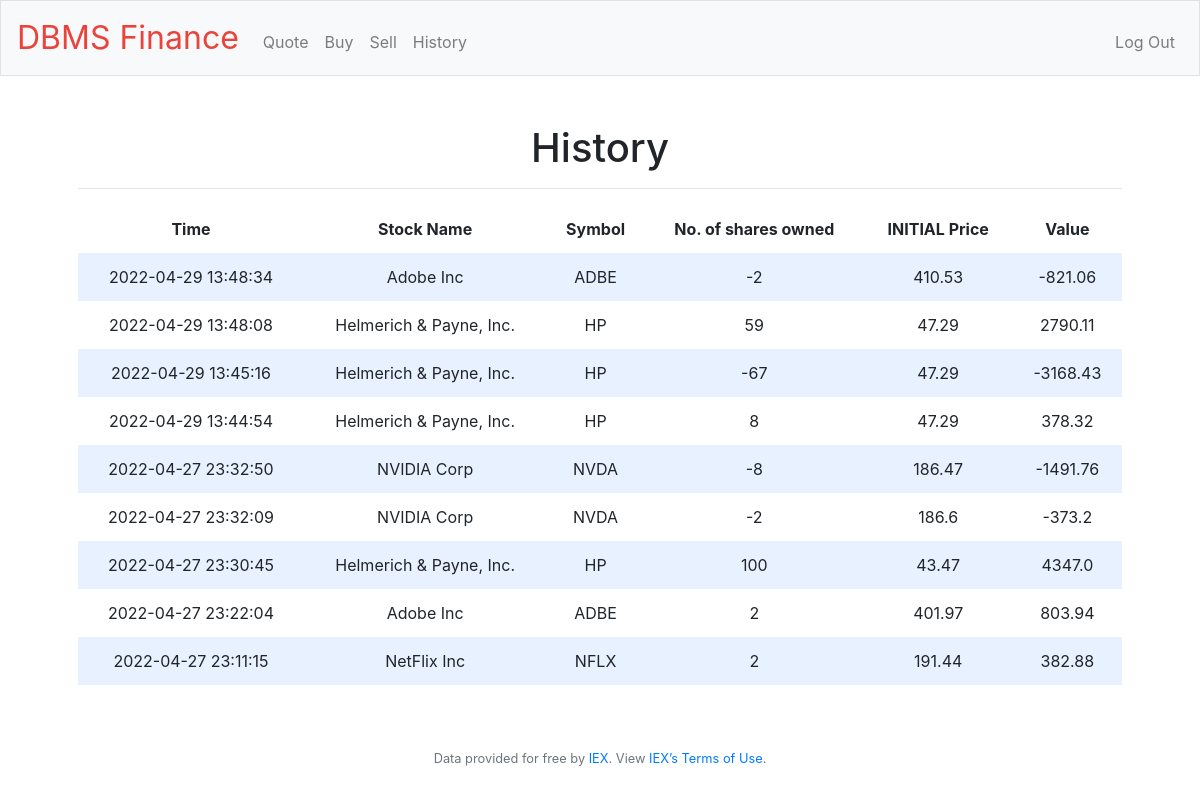
Screenshot of /history (signed in) with the database file from the repository.
### tables this page shows
CREATE TABLE "usershares" (
	"userid"	INTEGER,
	"count"	INTEGER,
	"time"	TEXT,
	"symbol"	TEXT,
	FOREIGN KEY("symbol") REFERENCES "stocknames"("stocksymbol"),
	FOREIGN KEY("userid") REFERENCES "users"("id")
);

CREATE TABLE "stocknames" (
	"stocksymbol"	TEXT NOT NULL UNIQUE,
	"stockname"	TEXT NOT NULL,
	PRIMARY KEY("stocksymbol")
);

CREATE TABLE "stockcosts" (
	"stock_symbol"	TEXT,
	"buy_time"	TEXT,
	"cost"	INTEGER,
	FOREIGN KEY("stock_symbol") REFERENCES "stocknames"("stocksymbol")
);

### app.py (the view)
@app.route("/history")
@login_required
def history():
    history = db.execute("""SELECT * FROM usershares
                            join stocknames on usershares.symbol = stocknames.stocksymbol
                            join stockcosts on usershares.symbol = stockcosts.stock_symbol AND usershares.time = stockcosts.buy_time
                            WHERE userid = ? ORDER BY time DESC""", session["user_id"])
    return render_template("history.html", history = history)

### app.py (called while the page is built)
@app.after_request
def after_request(response):
    response.headers["Cache-Control"] = "no-cache, no-store, must-revalidate"
    response.headers["Expires"] = 0
    response.headers["Pragma"] = "no-cache"
    return response

### helpers.py (called while the page is built)
def login_required(f):
    @wraps(f)
    def decorated_function(*args, **kwargs):
        if session.get("user_id") is None:
            return redirect("/login")
        return f(*args, **kwargs)
    return decorated_function

### templates/history.html (shortened to what this page needs)
{% extends "layout.html" %}
{% block main %}
    <h1>History</h1>
                <table>
                    <thead>
                        <tr>
                            <th>Time</th>
                            <th>Stock Name</th>
                            <th>Symbol</th>
                            <th>No. of shares owned</th>
                            <th>INITIAL Price</th>
                            <th>Value</th>
                        </tr>
                        <hr>
                    </thead>
                    <tbody>
                        {% for row in history%}
                            <tr>
                                <td>{{row["time"]}}</td>
                                <td>{{row["stockname"]}}</td>
                                <td>{{row["symbol"]}}</td>
                                <td>{{row["count"]}}</td>
                                <td>{{row["cost"]}}</td>
                                <td>{{row["cost"]*row["count"]}}</td>
                            </tr>
                        {% endfor%}
                    </tbody>
                </table>
{% endblock %}

### templates/layout.html (shortened to what this page needs)
<!DOCTYPE html>
<html lang="en">
    <head>
        <link rel="stylesheet" href="https://cdn.jsdelivr.net/npm/bootstrap@4.5.3/dist/css/bootstrap.min.css">
        <link href="/static/styles.css" rel="stylesheet">
    </head>
    <body>
        <nav class="navbar navbar-expand-md navbar-light bg-light border">
            <a class="navbar-brand" href="/"><span class="red">DBMS</span> <span class="red">Finance</span></a>
            <div class="collapse navbar-collapse" id="navbar">
                {% if session.user_id %}
                    <ul class="navbar-nav mr-auto mt-2">
                        <li class="nav-item"><a class="nav-link" href="/quote">Quote</a></li>
                        <li class="nav-item"><a class="nav-link" href="/buy">Buy</a></li>
                        <li class="nav-item"><a class="nav-link" href="/sell">Sell</a></li>
                        <li class="nav-item"><a class="nav-link" href="/history">History</a></li>
                    </ul>
                    <ul class="navbar-nav ml-auto mt-2">
                        <li class="nav-item"><a class="nav-link" href="/logout">Log Out</a></li>
                    </ul>
                {% else %}
                    <ul class="navbar-nav ml-auto mt-2">
                        <li class="nav-item"><a class="nav-link" href="/register">Register</a></li>
                        <li class="nav-item"><a class="nav-link" href="/login">Log In</a></li>
                    </ul>
                {% endif %}
            </div>
        </nav>
        <main class="container p-5">
            {% block main %}{% endblock %}
        </main>
        <footer class="small text-center text-muted">
            Data provided for free by <a href="https://iextrading.com/developer">IEX</a>. View <a href="https://iextrading.com/api-exhibit-a/">IEX’s Terms of Use</a>.
        </footer>
    </body>
</html>

### static/styles.css (style rules this page uses)
nav .navbar-brand { font-size: xx-large; }
nav .navbar-brand .red { color: #ea433b; }
main { overflow-x: auto; text-align: center; }
table { background-color: transparent; margin-bottom: 1rem; width: 100%; }
table th, table td { padding: 0.75rem; vertical-align: middle; }
tbody tr:nth-of-type(odd) { background-color: rgb(179, 208, 255, 0.3) }

### rows the page displays
usershares: time "2022-04-29 13:48:34", stockname "Adobe Inc", symbol "ADBE", count "-2", cost "410.53", row['cost']*row['count'] "-821.06"
usershares: time "2022-04-29 13:48:08", stockname "Helmerich & Payne, Inc.", symbol "HP", count "59", cost "47.29", row['cost']*row['count'] "2790.11"
usershares: time "2022-04-29 13:45:16", stockname "Helmerich & Payne, Inc.", symbol "HP", count "-67", cost "47.29", row['cost']*row['count'] "-3168.43"
usershares: time "2022-04-29 13:44:54", stockname "Helmerich & Payne, Inc.", symbol "HP", count "8", cost "47.29", row['cost']*row['count'] "378.32"
usershares: time "2022-04-27 23:32:50", stockname "NVIDIA Corp", symbol "NVDA", count "-8", cost "186.47", row['cost']*row['count'] "-1491.76"
usershares: time "2022-04-27 23:32:09", stockname "NVIDIA Corp", symbol "NVDA", count "-2", cost "186.6", row['cost']*row['count'] "-373.2"
usershares: time "2022-04-27 23:30:45", stockname "Helmerich & Payne, Inc.", symbol "HP", count "100", cost "43.47", row['cost']*row['count'] "4347.0"
usershares: time "2022-04-27 23:22:04", stockname "Adobe Inc", symbol "ADBE", count "2", cost "401.97", row['cost']*row['count'] "803.94"
usershares: time "2022-04-27 23:11:15", stockname "NetFlix Inc", symbol "NFLX", count "2", cost "191.44", row['cost']*row['count'] "382.88"
